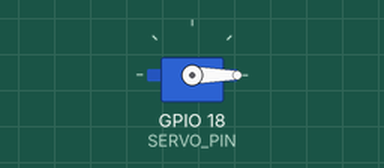
This program was run on a simulated ESP32. Shown: servo. What the program prints to the serial monitor is not drawn.

Above: at 0.05 s.
At 1.5 s:
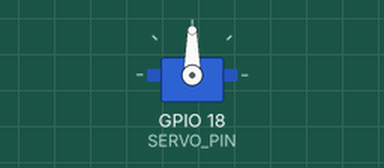
At 3.0 s:
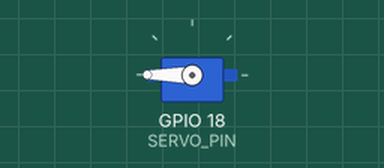
Timing chart, 0 to 6.9 s (numbered marks = the images above):
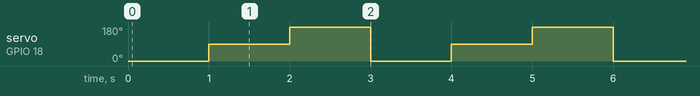

Measured:
- by itself, servo on GPIO 18 (SERVO_PIN): repeats every 3.0 s: 180° 1.0 s, 0° 1.0 s, 90° 1.0 s

The program:

main.cpp
```cpp
#include <Arduino.h>
#include <ESP32Servo.h>

// Create a servo object
Servo myServo;

// Define the GPIO pin connected to the servo signal wire
const int SERVO_PIN = 18;

void setup() {
  // Allow allocation of all timers for servo PWM control
  ESP32PWM::allocateTimer(0);
  ESP32PWM::allocateTimer(1);
  ESP32PWM::allocateTimer(2);
  ESP32PWM::allocateTimer(3);
  Serial.begin(115200);
  Serial.println("Servo Motor");

  // Set the PWM frequency for a standard servo (50Hz)
  myServo.setPeriodHertz(50);

  // Attach the servo object to the pin
  myServo.attach(SERVO_PIN, 500, 2400); // Pulse width range in microseconds
}

void loop() {
  // Move to 0 degrees
  myServo.write(0);
  delay(1000); // Wait 1 second for the motor to reach the position

  // Move to 90 degrees
  myServo.write(90);
  delay(1000);

  // Move to 180 degrees
  myServo.write(180);
  delay(1000);
}
```
